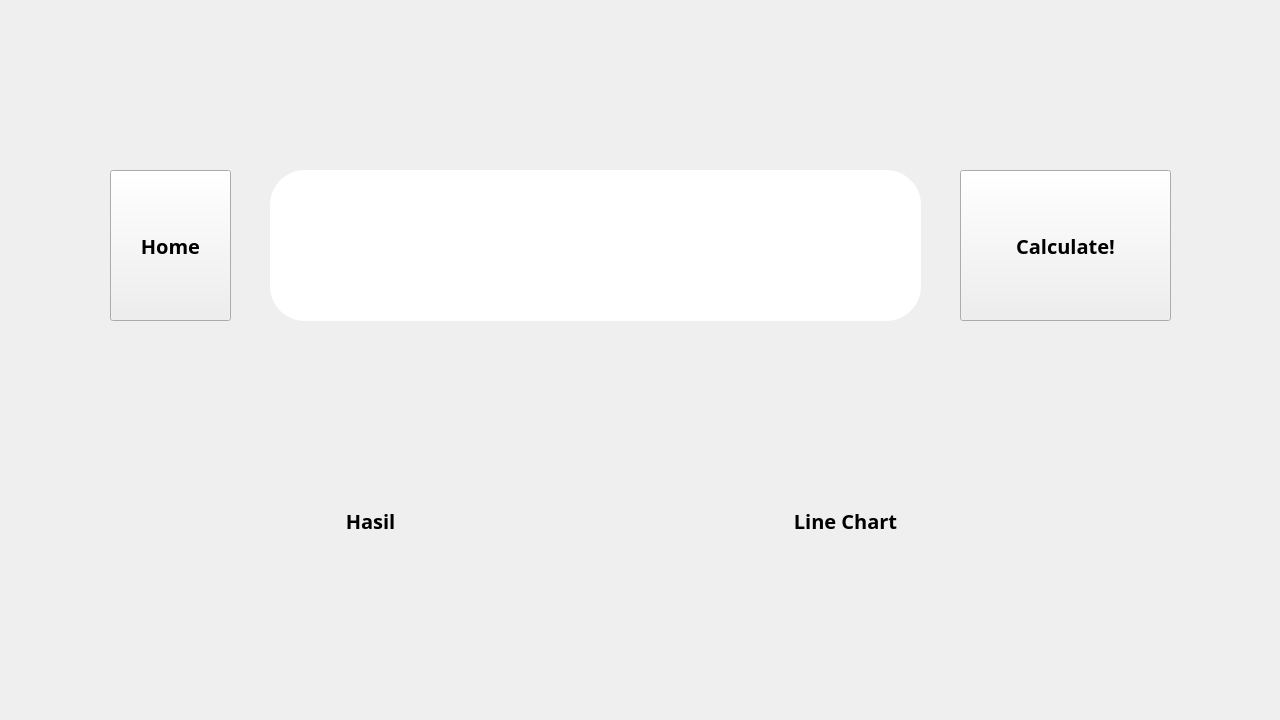
<?xml version="1.0" encoding="UTF-8"?>
<ui version="4.0">
 <class>MainWindow</class>
 <widget class="QMainWindow" name="MainWindow">
  <property name="geometry">
   <rect>
    <x>0</x>
    <y>0</y>
    <width>1280</width>
    <height>720</height>
   </rect>
  </property>
  <widget class="QWidget" name="centralwidget">
   <widget class="QLineEdit" name="inputField">
    <property name="geometry">
     <rect>
      <x>270</x>
      <y>170</y>
      <width>651</width>
      <height>151</height>
     </rect>
    </property>
    <property name="font">
     <font>
      <family>Poppins</family>
      <pointsize>15</pointsize>
      <weight>75</weight>
      <bold>true</bold>
     </font>
    </property>
    <property name="styleSheet">
     <string notr="true">border-radius: 35px;</string>
    </property>
    <property name="alignment">
     <set>Qt::AlignCenter</set>
    </property>
   </widget>
   <widget class="QPushButton" name="calculateButton">
    <property name="geometry">
     <rect>
      <x>960</x>
      <y>170</y>
      <width>211</width>
      <height>151</height>
     </rect>
    </property>
    <property name="font">
     <font>
      <family>Poppins</family>
      <pointsize>15</pointsize>
      <weight>75</weight>
      <bold>true</bold>
     </font>
    </property>
    <property name="text">
     <string>Calculate!</string>
    </property>
   </widget>
   <widget class="QLabel" name="resultLabel">
    <property name="geometry">
     <rect>
      <x>270</x>
      <y>360</y>
      <width>201</width>
      <height>321</height>
     </rect>
    </property>
    <property name="font">
     <font>
      <family>Poppins</family>
      <pointsize>15</pointsize>
      <weight>75</weight>
      <bold>true</bold>
     </font>
    </property>
    <property name="text">
     <string>Hasil</string>
    </property>
    <property name="alignment">
     <set>Qt::AlignCenter</set>
    </property>
   </widget>
   <widget class="QLabel" name="plotLabel">
    <property name="geometry">
     <rect>
      <x>520</x>
      <y>360</y>
      <width>651</width>
      <height>321</height>
     </rect>
    </property>
    <property name="font">
     <font>
      <family>Poppins</family>
      <pointsize>15</pointsize>
      <weight>75</weight>
      <bold>true</bold>
     </font>
    </property>
    <property name="text">
     <string>Line Chart</string>
    </property>
    <property name="scaledContents">
     <bool>true</bool>
    </property>
    <property name="alignment">
     <set>Qt::AlignCenter</set>
    </property>
   </widget>
   <widget class="QPushButton" name="homeButton">
    <property name="geometry">
     <rect>
      <x>110</x>
      <y>170</y>
      <width>121</width>
      <height>151</height>
     </rect>
    </property>
    <property name="font">
     <font>
      <family>Poppins</family>
      <pointsize>15</pointsize>
      <weight>75</weight>
      <bold>true</bold>
     </font>
    </property>
    <property name="text">
     <string>Home</string>
    </property>
   </widget>
   <widget class="QLabel" name="labelSpanduk">
    <property name="geometry">
     <rect>
      <x>120</x>
      <y>20</y>
      <width>1051</width>
      <height>121</height>
     </rect>
    </property>
    <property name="baseSize">
     <size>
      <width>0</width>
      <height>0</height>
     </size>
    </property>
    <property name="autoFillBackground">
     <bool>false</bool>
    </property>
    <property name="styleSheet">
     <string notr="true">border-image: url(:/spanduk1/42.png);
border-radius: 35px;</string>
    </property>
    <property name="text">
     <string/>
    </property>
    <property name="scaledContents">
     <bool>true</bool>
    </property>
    <property name="alignment">
     <set>Qt::AlignCenter</set>
    </property>
    <property name="wordWrap">
     <bool>false</bool>
    </property>
    <property name="margin">
     <number>2</number>
    </property>
   </widget>
  </widget>
 </widget>
 <resources>
  <include location="../res.qrc"/>
 </resources>
 <connections/>
</ui>
